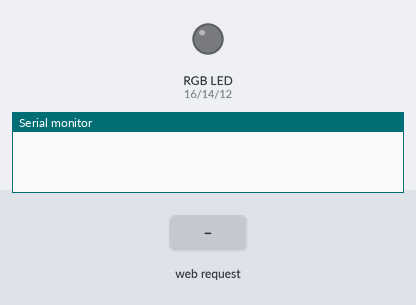
Bench run of a sketch on a simulated ESP8266 (NodeMCU). Parts: an RGB LED mixed from three pins (HIGH = lit), the last lines printed to the serial monitor. The test bench sets the inputs (shaded band). Dim RGB values are drawn brighter than linear; WiFi joins after 1.5 s; servers stay silent unless stated.

Above: at 0.1 s.
At 2.7 s:
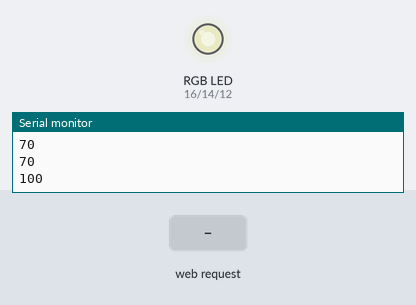
2.8 s: HTTP request GET / received
Timing chart, 0 to 5.8 s (numbered marks = the images above; inputs shaded):
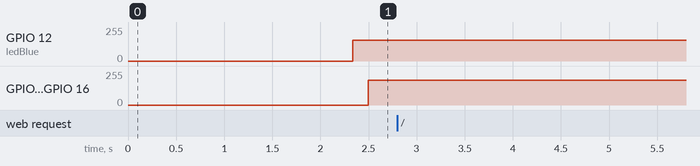

The sketch:

esp-pwm.ino
```cpp
#include <ESP8266WiFi.h>
#include <WiFiClient.h>
#include <ESP8266WebServer.h>


const char *ssid = "your-ssid";
const char *password = "your-pass";

ESP8266WebServer server ( 80 );

int ledMaxVal = 255;
long interval = 1000;
String rgb = "FFFFFF";
unsigned long previousMicros = 0;
//// Red
const int ledRed = 16;
int redVal = ledMaxVal;
int redNewVal = 70;
//// Green
const int ledGreen = 14;
int greenVal = ledMaxVal;
int greenNewVal = 70;
//// Blue
const int ledBlue = 12;
int blueVal = ledMaxVal;
int blueNewVal = 100;


////////////////////////////////////////////

void handleGet() {
	char responce[400];

	snprintf ( responce, 400,

"{\"r\": [{\"value\":\"%d\"}],\
  \"g\": [{\"value\":\"%d\"}],\
  \"b\": [{\"value\":\"%d\"}],\
  \"up\": [{\"value\":\"%d\"}]}",

	  redVal, greenVal, blueVal, (millis()/1000)
	);
	server.send ( 200, "application/json", responce );
}

void handleNotFound() {
  	String message = "404";
  	server.send ( 404, "text/plain", message );
  	Serial.print ( "HTTP args: " );
  	Serial.println (server.args());
}

void handleSet() {
	String message = "";
	message += ( server.method() == HTTP_GET ) ? "GET" : "POST";
	message += "\nArguments: ";
	message += server.args();
	message += "\n";


	for ( uint8_t i = 0; i < server.args(); i++ ) {
		message += " " + server.argName ( i ) + ": " + server.arg ( i ) + "\n";
		int tmp = 0;

		if (server.argName(i) == "rgb" )
    		{
      			if ( server.arg(i) != rgb)
      			{
          			rgb =  server.arg(i);
          			convert(rgb, &message);
      			}
    		}
	}

	server.send ( 200, "text/plain", message );
}


int convert( String str, String *msg  )
{
       int number = (int) strtol( &str[0], NULL, 16);
       redNewVal = (number >> 16);
       greenNewVal = (number >> 8 & 0xFF);
       blueNewVal = (number & 0xFF);

}


void setup ( void ) {

	Serial.begin ( 115200 );
	WiFi.begin ( ssid, password );
	Serial.println ( "" );

	// Wait for connection
	while ( WiFi.status() != WL_CONNECTED ) {
		delay ( 500 );
		Serial.print ( "." );
	}

	Serial.println ( "" );
	Serial.print ( "Connected to " );
	Serial.println ( ssid );
	Serial.print ( "IP address: " );
	Serial.println ( WiFi.localIP() );


	server.on ( "/",  handleNotFound );
	server.on ( "/get", handleGet );
  	server.on ( "/set", handleSet );
	server.onNotFound ( handleNotFound );
	server.begin();
	Serial.println ( "HTTP server started" );

  	pinMode ( ledBlue, OUTPUT );
  	pinMode ( ledGreen, OUTPUT );
  	pinMode ( ledRed, OUTPUT );

	analogWriteRange(255);
  	analogWriteFreq(500);

  	Serial.println(redNewVal);
  	Serial.println(greenNewVal);
  	Serial.println(blueNewVal);
}

void smoothChange (int pin, int *currentVal, int newVal)
{
	if (*currentVal > newVal) *currentVal-=1;
     	else if (*currentVal < newVal) *currentVal+=1;
     	analogWrite(pin, ledMaxVal - *currentVal);
     	yield();
}

void loop ( void ) {

	server.handleClient();
  	byte isChanged = 0;
  	unsigned long currentMicros = micros();
  	unsigned long diff = currentMicros - previousMicros;
  	if (diff < 0)
  	{
    		diff = 1;
    		previousMicros = 0;
  	}


  	if ( diff > 5000 )
  	{
      		if (redNewVal != redVal) smoothChange(ledRed, &redVal, redNewVal );

     		if (greenNewVal != greenVal) smoothChange(ledGreen, &greenVal, greenNewVal );

		if (blueNewVal != blueVal) smoothChange(ledBlue, &blueVal, blueNewVal );

		previousMicros = currentMicros;

	}

}
```
